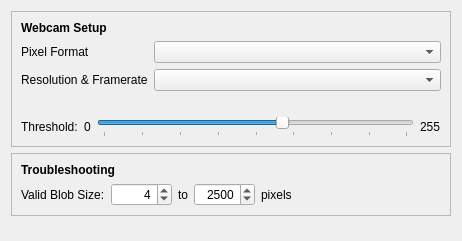
<?xml version="1.0" encoding="UTF-8"?>
<ui version="4.0">
 <class>WebcamSetupForm</class>
 <widget class="QWidget" name="WebcamSetupForm">
  <property name="geometry">
   <rect>
    <x>0</x>
    <y>0</y>
    <width>462</width>
    <height>241</height>
   </rect>
  </property>
  <property name="WindowTitle" stdset="0">
   <string>WebcamSetupForm</string>
  </property>
  <layout class="QVBoxLayout" name="verticalLayout_3">
   <item>
    <widget class="QFrame" name="frame">
     <property name="frameShape">
      <enum>QFrame::StyledPanel</enum>
     </property>
     <property name="frameShadow">
      <enum>QFrame::Raised</enum>
     </property>
     <layout class="QVBoxLayout" name="verticalLayout_2">
      <item>
       <widget class="QLabel" name="label_4">
        <property name="font">
         <font>
          <weight>75</weight>
          <bold>true</bold>
         </font>
        </property>
        <property name="text">
         <string>Webcam Setup</string>
        </property>
       </widget>
      </item>
      <item>
       <layout class="QGridLayout" name="gridLayout_2">
        <item row="0" column="0">
         <widget class="QLabel" name="label_3">
          <property name="sizePolicy">
           <sizepolicy hsizetype="Maximum" vsizetype="Preferred">
            <horstretch>0</horstretch>
            <verstretch>0</verstretch>
           </sizepolicy>
          </property>
          <property name="text">
           <string>Pixel Format</string>
          </property>
         </widget>
        </item>
        <item row="1" column="1">
         <widget class="QComboBox" name="WebcamResolutions">
          <property name="sizePolicy">
           <sizepolicy hsizetype="Preferred" vsizetype="Preferred">
            <horstretch>0</horstretch>
            <verstretch>0</verstretch>
           </sizepolicy>
          </property>
         </widget>
        </item>
        <item row="1" column="0">
         <widget class="QLabel" name="label_15">
          <property name="sizePolicy">
           <sizepolicy hsizetype="Preferred" vsizetype="Maximum">
            <horstretch>0</horstretch>
            <verstretch>0</verstretch>
           </sizepolicy>
          </property>
          <property name="text">
           <string>Resolution &amp; Framerate</string>
          </property>
         </widget>
        </item>
        <item row="0" column="1">
         <widget class="QComboBox" name="WebcamFormats"/>
        </item>
        <item row="2" column="0" colspan="2">
         <widget class="QLabel" name="WebcamModeHint">
          <property name="wordWrap">
           <bool>true</bool>
          </property>
          <property name="text">
           <string/>
          </property>
         </widget>
        </item>
       </layout>
      </item>
      <item>
       <layout class="QHBoxLayout" name="horizontalLayout">
        <item>
         <widget class="QLabel" name="label_2">
          <property name="text">
           <string>Threshold:</string>
          </property>
         </widget>
        </item>
        <item>
         <widget class="QLabel" name="label_32">
          <property name="text">
           <string>0</string>
          </property>
         </widget>
        </item>
        <item>
         <widget class="QSlider" name="WebcamThreshold">
          <property name="maximum">
           <number>255</number>
          </property>
          <property name="value">
           <number>150</number>
          </property>
          <property name="orientation">
           <enum>Qt::Horizontal</enum>
          </property>
          <property name="tickPosition">
           <enum>QSlider::TicksBelow</enum>
          </property>
          <property name="tickInterval">
           <number>32</number>
          </property>
         </widget>
        </item>
        <item>
         <widget class="QLabel" name="label">
          <property name="text">
           <string>255</string>
          </property>
         </widget>
        </item>
       </layout>
      </item>
     </layout>
    </widget>
   </item>
   <item>
    <widget class="QFrame" name="frame_2">
     <property name="frameShape">
      <enum>QFrame::StyledPanel</enum>
     </property>
     <property name="frameShadow">
      <enum>QFrame::Raised</enum>
     </property>
     <layout class="QVBoxLayout" name="verticalLayout">
      <item>
       <widget class="QLabel" name="label_5">
        <property name="font">
         <font>
          <weight>75</weight>
          <bold>true</bold>
         </font>
        </property>
        <property name="text">
         <string>Troubleshooting</string>
        </property>
       </widget>
      </item>
      <item>
       <layout class="QHBoxLayout" name="horizontalLayout_2">
        <item>
         <widget class="QLabel" name="label_42">
          <property name="sizePolicy">
           <sizepolicy hsizetype="Maximum" vsizetype="Preferred">
            <horstretch>0</horstretch>
            <verstretch>0</verstretch>
           </sizepolicy>
          </property>
          <property name="text">
           <string>Valid Blob Size:</string>
          </property>
         </widget>
        </item>
        <item>
         <widget class="QSpinBox" name="WebcamMinBlob">
          <property name="sizePolicy">
           <sizepolicy hsizetype="Preferred" vsizetype="Preferred">
            <horstretch>0</horstretch>
            <verstretch>0</verstretch>
           </sizepolicy>
          </property>
          <property name="alignment">
           <set>Qt::AlignRight|Qt::AlignTrailing|Qt::AlignVCenter</set>
          </property>
          <property name="minimum">
           <number>1</number>
          </property>
          <property name="maximum">
           <number>10000</number>
          </property>
          <property name="value">
           <number>4</number>
          </property>
         </widget>
        </item>
        <item>
         <widget class="QLabel" name="label_40">
          <property name="sizePolicy">
           <sizepolicy hsizetype="Maximum" vsizetype="Preferred">
            <horstretch>0</horstretch>
            <verstretch>0</verstretch>
           </sizepolicy>
          </property>
          <property name="text">
           <string>to</string>
          </property>
         </widget>
        </item>
        <item>
         <widget class="QSpinBox" name="WebcamMaxBlob">
          <property name="sizePolicy">
           <sizepolicy hsizetype="Preferred" vsizetype="Preferred">
            <horstretch>0</horstretch>
            <verstretch>0</verstretch>
           </sizepolicy>
          </property>
          <property name="alignment">
           <set>Qt::AlignRight|Qt::AlignTrailing|Qt::AlignVCenter</set>
          </property>
          <property name="minimum">
           <number>1</number>
          </property>
          <property name="maximum">
           <number>10000</number>
          </property>
          <property name="value">
           <number>2500</number>
          </property>
         </widget>
        </item>
        <item>
         <widget class="QLabel" name="label_41">
          <property name="sizePolicy">
           <sizepolicy hsizetype="Maximum" vsizetype="Preferred">
            <horstretch>0</horstretch>
            <verstretch>0</verstretch>
           </sizepolicy>
          </property>
          <property name="text">
           <string>pixels</string>
          </property>
         </widget>
        </item>
        <item>
         <spacer name="horizontalSpacer">
          <property name="orientation">
           <enum>Qt::Horizontal</enum>
          </property>
          <property name="sizeHint" stdset="0">
           <size>
            <width>40</width>
            <height>20</height>
           </size>
          </property>
         </spacer>
        </item>
       </layout>
      </item>
     </layout>
    </widget>
   </item>
   <item>
    <spacer name="verticalSpacer">
     <property name="orientation">
      <enum>Qt::Vertical</enum>
     </property>
     <property name="sizeHint" stdset="0">
      <size>
       <width>20</width>
       <height>40</height>
      </size>
     </property>
    </spacer>
   </item>
  </layout>
 </widget>
 <tabstops>
  <tabstop>WebcamFormats</tabstop>
  <tabstop>WebcamResolutions</tabstop>
  <tabstop>WebcamThreshold</tabstop>
  <tabstop>WebcamMinBlob</tabstop>
  <tabstop>WebcamMaxBlob</tabstop>
 </tabstops>
 <resources/>
 <connections/>
</ui>
